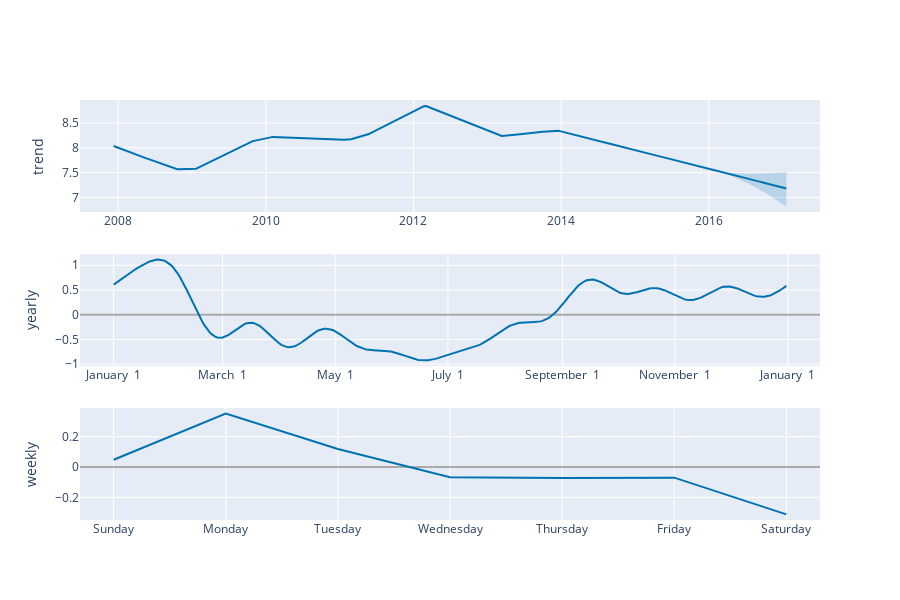

The code cell stored with this chart in its notebook:
### Code cell
plot_components_plotly(m, forecast)

### Figure 1 — Plotly figure (JSON) as saved in the notebook; plotly's stock layout.template omitted (floating-point values rounded to 4 significant figures; data arrays with more than 128 entries replaced by an {"elided": "..."} marker saying what was removed)
{"data": [{"line": {"color": "#0072B2", "width": 2}, "mode": "lines", "name": "trend", "type": "scatter", "x": {"elided": "3270 str values"}, "xaxis": "x", "y": {"elided": "3270 float values"}, "yaxis": "y"}, {"line": {"color": "rgba(0, 114, 178, 0.2)", "width": 0}, "mode": "lines", "name": "trend_upper", "type": "scatter", "x": {"elided": "3270 str values"}, "xaxis": "x", "y": {"elided": "3270 float values"}, "yaxis": "y"}, {"fill": "tonexty", "fillcolor": "rgba(0, 114, 178, 0.2)", "line": {"color": "rgba(0, 114, 178, 0.2)", "width": 0}, "mode": "lines", "name": "trend_lower", "type": "scatter", "x": {"elided": "3270 str values"}, "xaxis": "x", "y": {"elided": "3270 float values"}, "yaxis": "y"}, {"line": {"color": "#0072B2", "width": 2}, "mode": "lines", "name": "yearly", "type": "scatter", "x": {"elided": "365 str values"}, "xaxis": "x2", "y": {"elided": "365 float values"}, "yaxis": "y2"}, {"line": {"color": "#0072B2", "width": 2}, "mode": "lines", "name": "weekly", "type": "scatter", "x": ["2017-01-01T00:00:00", "2017-01-02T00:00:00", "2017-01-03T00:00:00", "2017-01-04T00:00:00", "2017-01-05T00:00:00", "2017-01-06T00:00:00", "2017-01-07T00:00:00"], "xaxis": "x3", "y": [0.0483, 0.3523, 0.1196, -0.06666, -0.07228, -0.06956, -0.3117], "yaxis": "y3"}], "layout": {"height": 600, "showlegend": false, "width": 900, "xaxis": {"anchor": "y", "domain": [0, 1], "range": ["2007-06-26T14:24:00", "2017-07-04T09:36:00"], "type": "date"}, "xaxis2": {"anchor": "y2", "domain": [0, 1], "range": ["2016-12-13T18:54:02.958904115", "2018-01-18T11:04:57.863013581"], "tickformat": "%B %e", "type": "date"}, "xaxis3": {"anchor": "y3", "domain": [0, 1], "range": ["2016-12-31T16:48:00", "2017-01-07T07:12:00"], "tickformat": "%A", "type": "date"}, "yaxis": {"anchor": "x", "domain": [0.7333, 1], "rangemode": "normal", "title": {"text": "trend"}, "zerolinecolor": "#AAA"}, "yaxis2": {"anchor": "x2", "domain": [0.3667, 0.6333], "title": {"text": "yearly"}, "zerolinecolor": "#AAA"}, "yaxis3": {"anchor": "x3", "domain": [0, 0.2667], "title": {"text": "weekly"}, "zerolinecolor": "#AAA"}}}
